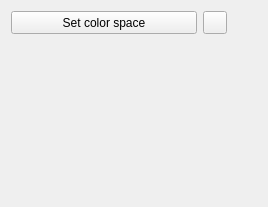
<?xml version="1.0" encoding="UTF-8"?>
<ui version="4.0">
 <author>
    SPDX-FileCopyrightText: none
    SPDX-License-Identifier: GPL-3.0-or-later
  </author>
 <class>wdgSpecificColorSelectorWidget</class>
 <widget class="QWidget" name="wdgSpecificColorSelectorWidget">
  <property name="geometry">
   <rect>
    <x>0</x>
    <y>0</y>
    <width>268</width>
    <height>207</height>
   </rect>
  </property>
  <layout class="QVBoxLayout" name="verticalLayout_2">
   <item>
    <layout class="QHBoxLayout" name="toolbar" stretch="0,0">
     <property name="sizeConstraint">
      <enum>QLayout::SetDefaultConstraint</enum>
     </property>
     <item>
      <widget class="KisPopupButton" name="colorspacePopupButton">
       <property name="sizePolicy">
        <sizepolicy hsizetype="Expanding" vsizetype="Minimum">
         <horstretch>0</horstretch>
         <verstretch>2</verstretch>
        </sizepolicy>
       </property>
       <property name="minimumSize">
        <size>
         <width>72</width>
         <height>0</height>
        </size>
       </property>
       <property name="toolTip">
        <string/>
       </property>
       <property name="styleSheet">
        <string notr="true"/>
       </property>
       <property name="text">
        <string>Set color space</string>
       </property>
       <property name="iconSize">
        <size>
         <width>22</width>
         <height>22</height>
        </size>
       </property>
      </widget>
     </item>
     <item>
     <widget class="QToolButton" name="useSameColorSpace">
       <property name="checkable">
        <bool>true</bool>
       </property>
       <property name="toolTip">
        <string>Lock to current layer colorspace</string>
       </property>
     </widget>
     </item>
     <item>
      <widget class="QToolButton" name="chkUsePercentage">
       <property name="sizePolicy">
        <sizepolicy hsizetype="Minimum" vsizetype="Minimum">
         <horstretch>0</horstretch>
         <verstretch>0</verstretch>
        </sizepolicy>
       </property>
       <property name="minimumSize">
        <size>
         <width>0</width>
         <height>0</height>
        </size>
       </property>
       <property name="toolTip">
        <string>Use percentage</string>
       </property>
       <property name="styleSheet">
        <string notr="true"/>
       </property>
       <property name="text">
        <string/>
       </property>
       <property name="iconSize">
        <size>
         <width>16</width>
         <height>16</height>
        </size>
       </property>
       <property name="checkable">
        <bool>true</bool>
       </property>
       <property name="autoRaise">
        <bool>true</bool>
       </property>
      </widget>
     </item>
    </layout>
   </item>
   <item>
    <layout class="QVBoxLayout" name="slidersLayout"/>
   </item>
   <item>
    <layout class="QVBoxLayout" name="hsvSlidersLayout"/>
   </item>
   <item>
    <layout class="QVBoxLayout" name="hexSelectorLayout"/>
   </item>
   <item>
    <layout class="QHBoxLayout" name="hsvButtonsLayout"/>
   </item>
   <item>
    <layout class="QVBoxLayout" name="spacerLayout"/>
   </item>
   <item>
    <spacer name="verticalSpacer">
     <property name="orientation">
      <enum>Qt::Vertical</enum>
     </property>
     <property name="sizeHint" stdset="0">
      <size>
       <width>20</width>
       <height>40</height>
      </size>
     </property>
    </spacer>
   </item>
  </layout>
 </widget>
 <customwidgets>
  <customwidget>
   <class>KisPopupButton</class>
   <extends>QToolButton</extends>
   <header>KisPopupButton.h</header>
  </customwidget>
 </customwidgets>
 <resources/>
 <connections/>
</ui>
